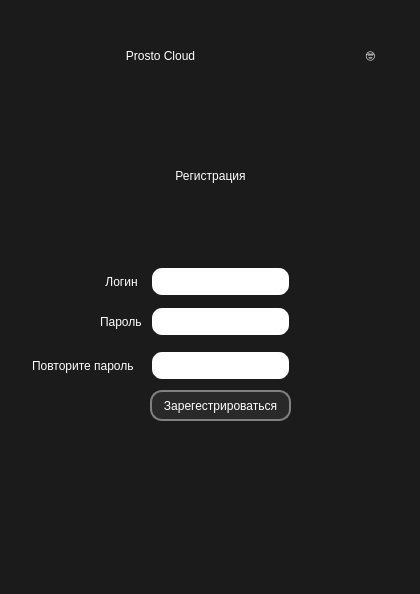
<?xml version="1.0" encoding="UTF-8"?>
<ui version="4.0">
 <class>MainWindow</class>
 <widget class="QMainWindow" name="MainWindow">
  <property name="geometry">
   <rect>
    <x>0</x>
    <y>0</y>
    <width>420</width>
    <height>594</height>
   </rect>
  </property>
  <property name="minimumSize">
   <size>
    <width>420</width>
    <height>594</height>
   </size>
  </property>
  <property name="maximumSize">
   <size>
    <width>420</width>
    <height>594</height>
   </size>
  </property>
  <property name="windowTitle">
   <string>MainWindow</string>
  </property>
  <property name="styleSheet">
   <string notr="true">background-color: #1b1b1b</string>
  </property>
  <widget class="QWidget" name="centralwidget">
   <widget class="QLabel" name="label_2">
    <property name="geometry">
     <rect>
      <x>100</x>
      <y>266</y>
      <width>43</width>
      <height>31</height>
     </rect>
    </property>
    <property name="styleSheet">
     <string notr="true">QLabel {
	background-color: #1b1b1b;
	color: rgb(255, 255, 255);
}
</string>
    </property>
    <property name="text">
     <string>Логин</string>
    </property>
    <property name="alignment">
     <set>Qt::AlignCenter</set>
    </property>
   </widget>
   <widget class="QLabel" name="label_3">
    <property name="geometry">
     <rect>
      <x>100</x>
      <y>306</y>
      <width>43</width>
      <height>31</height>
     </rect>
    </property>
    <property name="styleSheet">
     <string notr="true">QLabel {
	background-color: #1b1b1b;
	color: rgb(255, 255, 255);
}
</string>
    </property>
    <property name="text">
     <string>Пароль</string>
    </property>
   </widget>
   <widget class="QLineEdit" name="lineEdit">
    <property name="geometry">
     <rect>
      <x>150</x>
      <y>266</y>
      <width>141</width>
      <height>31</height>
     </rect>
    </property>
    <property name="styleSheet">
     <string notr="true">background-color:rgb(255, 255, 255);
border-radius: 12px;
border: 2px solid #1b1b1b;</string>
    </property>
   </widget>
   <widget class="QLineEdit" name="lineEdit_2">
    <property name="geometry">
     <rect>
      <x>150</x>
      <y>306</y>
      <width>141</width>
      <height>31</height>
     </rect>
    </property>
    <property name="styleSheet">
     <string notr="true">background-color:rgb(255, 255, 255);
border-radius: 12px;
border: 2px solid #1b1b1b;</string>
    </property>
   </widget>
   <widget class="QPushButton" name="pushButton">
    <property name="geometry">
     <rect>
      <x>150</x>
      <y>390</y>
      <width>141</width>
      <height>31</height>
     </rect>
    </property>
    <property name="styleSheet">
     <string notr="true">QPushButton {
	background-color: #292929;
	border-radius: 12px;
	border: 2px solid #808080;
	color: rgb(255, 255, 255);
}

QPushButton:hover {
	background-color: #ffa31a;
}</string>
    </property>
    <property name="text">
     <string>Зарегестрироваться</string>
    </property>
   </widget>
   <widget class="QLineEdit" name="lineEdit_3">
    <property name="geometry">
     <rect>
      <x>150</x>
      <y>350</y>
      <width>141</width>
      <height>31</height>
     </rect>
    </property>
    <property name="styleSheet">
     <string notr="true">background-color:rgb(255, 255, 255);
border-radius: 12px;
border: 2px solid #1b1b1b;</string>
    </property>
   </widget>
   <widget class="QLabel" name="label_4">
    <property name="geometry">
     <rect>
      <x>32</x>
      <y>350</y>
      <width>111</width>
      <height>31</height>
     </rect>
    </property>
    <property name="styleSheet">
     <string notr="true">QLabel {
	background-color: #1b1b1b;
	color: rgb(255, 255, 255);
}
</string>
    </property>
    <property name="text">
     <string>Повторите пароль</string>
    </property>
   </widget>
   <widget class="QLabel" name="label_5">
    <property name="geometry">
     <rect>
      <x>60</x>
      <y>140</y>
      <width>301</width>
      <height>71</height>
     </rect>
    </property>
    <property name="styleSheet">
     <string notr="true">QLabel {
	font: 24pt &quot;MS Shell Dlg 2&quot;;
	background-color:#1b1b1b;
	color: rgb(255, 255, 255);
}
</string>
    </property>
    <property name="text">
     <string>Регистрация</string>
    </property>
    <property name="alignment">
     <set>Qt::AlignCenter</set>
    </property>
   </widget>
   <widget class="QLabel" name="label_6">
    <property name="geometry">
     <rect>
      <x>340</x>
      <y>30</y>
      <width>61</width>
      <height>51</height>
     </rect>
    </property>
    <property name="styleSheet">
     <string notr="true">QLabel {
	font: 24pt &quot;MS Shell Dlg 2&quot;;
	background-color:#1b1b1b;
	color: rgb(255, 255, 255);
}
</string>
    </property>
    <property name="text">
     <string>🤓</string>
    </property>
    <property name="alignment">
     <set>Qt::AlignCenter</set>
    </property>
   </widget>
   <widget class="QLabel" name="label">
    <property name="geometry">
     <rect>
      <x>10</x>
      <y>20</y>
      <width>301</width>
      <height>71</height>
     </rect>
    </property>
    <property name="styleSheet">
     <string notr="true">QLabel {
	font: 24pt &quot;MS Shell Dlg 2&quot;;
	background-color:#1b1b1b;
	color: rgb(255, 255, 255);
}
</string>
    </property>
    <property name="text">
     <string>Prosto Cloud</string>
    </property>
    <property name="alignment">
     <set>Qt::AlignCenter</set>
    </property>
   </widget>
  </widget>
 </widget>
 <resources/>
 <connections/>
</ui>
